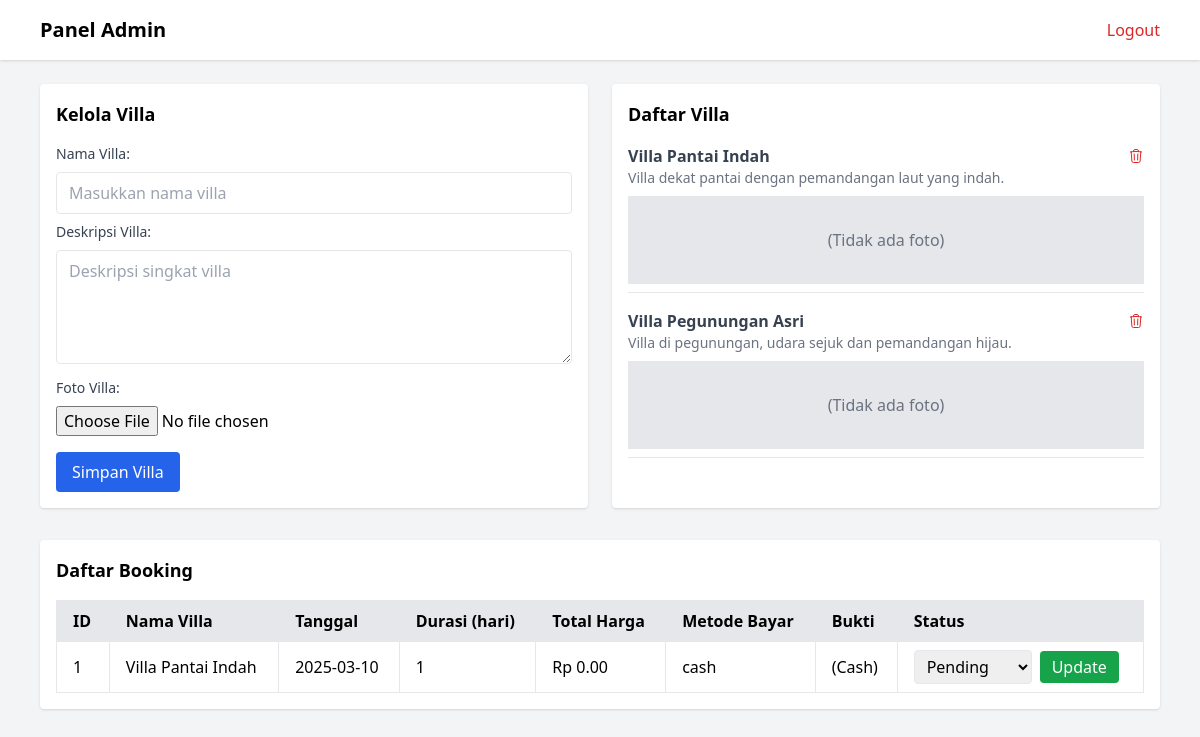
/admin.php (signed in), run on the app's committed database.
### tables this page shows
CREATE TABLE `villas` (
    `id` INT AUTO_INCREMENT PRIMARY KEY,
    `name` VARCHAR(100) NOT NULL,
    `description` TEXT,
    `image` VARCHAR(255),
    `created_at` DATETIME DEFAULT CURRENT_TIMESTAMP,
    `updated_at` DATETIME DEFAULT CURRENT_TIMESTAMP ON UPDATE CURRENT_TIMESTAMP
);

CREATE TABLE `bookings` (
    `id` INT AUTO_INCREMENT PRIMARY KEY,
    `user_id` INT NOT NULL,
    `villa_id` INT NOT NULL,
    `booking_date` DATE NOT NULL,
    `status` VARCHAR(50) DEFAULT 'pending',
    `created_at` DATETIME DEFAULT CURRENT_TIMESTAMP,
    `updated_at` DATETIME DEFAULT CURRENT_TIMESTAMP ON UPDATE CURRENT_TIMESTAMP,
    FOREIGN KEY (`user_id`) REFERENCES `users`(`id`) ON DELETE CASCADE,
    FOREIGN KEY (`villa_id`) REFERENCES `villas`(`id`) ON DELETE CASCADE
);

### src/Models/Villa.php (called while the page is built, shortened)
<?php
class Villa extends BaseModel {
    public static function findById($id) {
        $db = Database::getInstance()->getConnection();
        $stmt = $db->prepare("SELECT * FROM villas WHERE id=?");
        $stmt->execute([$id]);
        $row = $stmt->fetch(PDO::FETCH_ASSOC);
        if ($row) {
            $villa = new Villa();
            $villa->id = $row['id'];
            $villa->name = $row['name'];
            $villa->description = $row['description'];
            $villa->image = $row['image'];
            return $villa;
        }
        return null;
    }
    public static function all() {
        $db = Database::getInstance()->getConnection();
        $stmt = $db->query("SELECT * FROM villas");
        $results = [];
        while($row = $stmt->fetch(PDO::FETCH_ASSOC)) {
            $villa = new Villa();
            $villa->id = $row['id'];
            $villa->name = $row['name'];
            $villa->description = $row['description'];
            $villa->image = $row['image'];
            $results[] = $villa;
        }
        return $results;
    }
}

### src/Controllers/AdminController.php (called while the page is built, shortened)
<?php
class AdminController {
    public function getAllVillas() {
        return Villa::all();
    }
}

### src/Core/Database.php (called while the page is built, shortened)
<?php
class Database {
    private static $instance = null;
    private $connection;
    private function __construct() {
        $dsn = 'mysql:host=' . DB_HOST . ';dbname=' . DB_NAME;
        try {
            $this->connection = new PDO($dsn, DB_USER, DB_PASS);
            $this->connection->setAttribute(PDO::ATTR_ERRMODE, PDO::ERRMODE_EXCEPTION);
        } catch (PDOException $e) {
            die("Koneksi database gagal: " . $e->getMessage());
        }
    }
    public static function getInstance() {
        if (self::$instance === null) {
            self::$instance = new self();
        }
        return self::$instance;
    }
    public function getConnection() {
        return $this->connection;
    }
}

### src/Models/Booking.php (called while the page is built, shortened)
<?php
class Booking extends BaseModel {
    public static function all() {
        $db = Database::getInstance()->getConnection();
        $stmt = $db->query("SELECT * FROM bookings");
        $results = [];
        while($row = $stmt->fetch(PDO::FETCH_ASSOC)) {
            $booking = new Booking();
            $booking->id = $row['id'];
            $booking->user_id = $row['user_id'];
            $booking->villa_id = $row['villa_id'];
            $booking->booking_date = $row['booking_date'];
            $booking->days = $row['days'];
            $booking->price_per_day = $row['price_per_day'];
            $booking->total_payment = $row['total_payment'];
            $booking->payment_method = $row['payment_method'];
            $booking->payment_proof = $row['payment_proof'];
            $booking->status = $row['status'];
            $results[] = $booking;
        }
        return $results;
    }
}

### src/Controllers/BookingController.php (called while the page is built, shortened)
<?php
class BookingController {
    public function getAllBookings() {
        return Booking::all();
    }
}

### public/admin.php (the view, shortened to what this page needs)
<?php
require_once __DIR__ . '/../src/Core/Database.php';
require_once __DIR__ . '/../src/Models/Villa.php';
require_once __DIR__ . '/../src/Models/Booking.php';
require_once __DIR__ . '/../src/Controllers/BookingController.php';
require_once __DIR__ . '/../src/Controllers/AdminController.php';
$adminCtrl = new AdminController();
$bookingCtrl = new BookingController();
$villas = $adminCtrl->getAllVillas();
$allBookings = $bookingCtrl->getAllBookings();
?>
<!DOCTYPE html>
<html lang="id">
<head>
    <script src="https://cdn.tailwindcss.com"></script>
</head>
<body class="bg-gray-100 min-h-screen">
    <nav class="bg-white shadow mb-6">
        <div class="max-w-6xl mx-auto px-4 py-4 flex justify-between items-center">
            <h1 class="text-xl font-bold">Panel Admin</h1>
            <a href="logout.php" class="text-red-600 hover:underline">Logout</a>
        </div>
    </nav>
    <div class="max-w-6xl mx-auto px-4">
        <div class="grid grid-cols-1 md:grid-cols-2 gap-6 mb-8">
            <div class="bg-white p-4 rounded shadow">
                <h2 class="text-lg font-bold mb-4">Kelola Villa</h2>
                <form method="POST" action="" enctype="multipart/form-data">
                    <label class="block mb-2 text-sm font-medium text-gray-700">Nama Villa:</label>
                    <input type="text" name="name" class="w-full border rounded px-3 py-2 mb-2 focus:outline-none focus:ring" placeholder="Masukkan nama villa">
                    <label class="block mb-2 text-sm font-medium text-gray-700">Deskripsi Villa:</label>
                    <textarea name="description" class="w-full border rounded px-3 py-2 mb-2 focus:outline-none focus:ring" rows="4" placeholder="Deskripsi singkat villa"></textarea>
                    <label class="block mb-2 text-sm font-medium text-gray-700">Foto Villa:</label>
                    <input type="file" name="villa_image" class="w-full mb-4">
                    <button type="submit" name="save_villa" class="bg-blue-600 text-white py-2 px-4 rounded hover:bg-blue-700 transition-colors hover:cursor-pointer">
                        Simpan Villa
                    </button>
                </form>
            </div>
            <div class="bg-white p-4 rounded shadow">
                <h2 class="text-lg font-bold mb-4">Daftar Villa</h2>
                <ul>
                    <?php foreach ($villas as $villa): ?>
                        <li class="mb-4 border-b pb-2">
                            <div class="flex items-center justify-between">
                                <strong class="block text-gray-700"><?php echo $villa->name; ?></strong>
                                <a href="?delete_villa=<?php echo $villa->id; ?>" onclick="return confirm('Yakin?')" class="block text-red-600 hover:underline">
                                </a>
                            </div>
                            <p class="text-sm text-gray-500"><?php echo $villa->description; ?></p>
                            <?php if ($villa->image): ?>
                                <img src="uploads/<?php echo $villa->image; ?>" alt="Villa Image" class="mt-2 w-full h-32 object-cover rounded">
                            <?php else: ?>
                                <div class="mt-2 bg-gray-200 text-center text-gray-500 py-8">
                                    (Tidak ada foto)
                                </div>
                            <?php endif; ?>
                        </li>
                    <?php endforeach; ?>
                </ul>
            </div>
        </div>
        <div class="bg-white p-4 rounded shadow mb-8">
            <h2 class="text-lg font-bold mb-4">Daftar Booking</h2>
            <div class="overflow-x-auto">
                <table class="w-full text-left border-collapse">
                    <thead>
                        <tr class="bg-gray-200">
                            <th class="py-2 px-4 border">ID</th>
                            <th class="py-2 px-4 border">Nama Villa</th>
                            <th class="py-2 px-4 border">Tanggal</th>
                            <th class="py-2 px-4 border">Durasi (hari)</th>
                            <th class="py-2 px-4 border">Total Harga</th>
                            <th class="py-2 px-4 border">Metode Bayar</th>
                            <th class="py-2 px-4 border">Bukti</th>
                            <th class="py-2 px-4 border">Status</th>
                        </tr>
                    </thead>
                    <tbody>
                        <?php foreach ($allBookings as $booking): ?>
                        <?php $villa = Villa::findById($booking->villa_id); ?>
                        <tr>
                            <td class="py-2 px-4 border"><?php echo $booking->id; ?></td>
                            <td class="py-2 px-4 border"><?php echo $villa ? $villa->name : 'N/A'; ?></td>
                            <td class="py-2 px-4 border"><?php echo $booking->booking_date; ?></td>
                            <td class="py-2 px-4 border"><?php echo $booking->days; ?></td>
                            <td class="py-2 px-4 border">Rp <?php echo number_format($booking->total_payment, 2); ?></td>
                            <td class="py-2 px-4 border"><?php echo $booking->payment_method; ?></td>
                            <td class="py-2 px-4 border">
                                <?php if ($booking->payment_method === 'transfer' && $booking->payment_proof): ?>
                                    <a href="uploads/<?php echo $booking->payment_proof; ?>" target="_blank" class="text-blue-600 hover:underline">Lihat Bukti</a>
                                <?php else: ?>
                                    (Cash)
                                <?php endif; ?>
                            </td>
                            <td class="py-2 px-4 border">
                                <form method="POST" action="" class="flex items-center">
                                    <select name="new_status" class="border rounded px-2 py-1 mr-2 focus:outline-none focus:ring">
                                        <option value="pending" <?php if ($booking->status == 'pending') echo 'selected'; ?>>Pending</option>
                                    </select>
                                    <button type="submit" name="update_status" class="bg-green-600 text-white py-1 px-3 rounded hover:bg-green-700 transition-colors">
                                        Update
                                    </button>
                                </form>
                            </td>
                        </tr>
                        <?php endforeach; ?>
                    </tbody>
                </table>
            </div>
        </div>
    </div>
</body>
</html>

### data on the page
villas: name "Villa Pantai Indah", description "Villa dekat pantai dengan pemandangan laut yang indah.", shows "(Tidak ada foto)"
villas: name "Villa Pegunungan Asri", description "Villa di pegunungan, udara sejuk dan pemandangan hijau.", shows "(Tidak ada foto)"
bookings: id "1", villa.name "Villa Pantai Indah", booking_date "2025-03-10", days "1", total_payment "0.00", payment_method "cash", shows "(Cash)", new_status "Pending"
